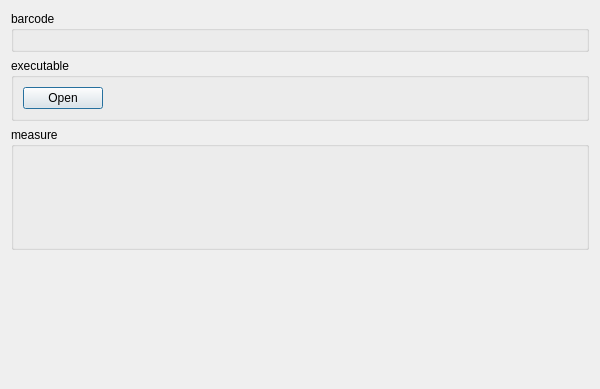
<?xml version="1.0" encoding="UTF-8"?>
<ui version="4.0">
 <class>MainWindow</class>
 <widget class="QDialog" name="MainWindow">
  <property name="geometry">
   <rect>
    <x>0</x>
    <y>0</y>
    <width>600</width>
    <height>389</height>
   </rect>
  </property>
  <property name="sizePolicy">
   <sizepolicy hsizetype="Preferred" vsizetype="Maximum">
    <horstretch>0</horstretch>
    <verstretch>0</verstretch>
   </sizepolicy>
  </property>
  <layout class="QVBoxLayout" name="verticalLayout_2">
   <item>
    <widget class="QGroupBox" name="idGroupBox">
     <property name="sizePolicy">
      <sizepolicy hsizetype="Preferred" vsizetype="Maximum">
       <horstretch>0</horstretch>
       <verstretch>0</verstretch>
      </sizepolicy>
     </property>
     <property name="title">
      <string>barcode</string>
     </property>
     <layout class="QHBoxLayout" name="horizontalLayout">
      <item>
       <widget class="BarcodeWidget" name="barcodeWidget" native="true"/>
      </item>
     </layout>
    </widget>
   </item>
   <item>
    <widget class="QGroupBox" name="pathGroupBox">
     <property name="sizePolicy">
      <sizepolicy hsizetype="Preferred" vsizetype="Maximum">
       <horstretch>0</horstretch>
       <verstretch>0</verstretch>
      </sizepolicy>
     </property>
     <property name="title">
      <string>executable</string>
     </property>
     <layout class="QHBoxLayout" name="horizontalLayout_2">
      <item>
       <widget class="QPushButton" name="openButton">
        <property name="text">
         <string>Open</string>
        </property>
       </widget>
      </item>
      <item>
       <spacer name="horizontalSpacer_2">
        <property name="orientation">
         <enum>Qt::Horizontal</enum>
        </property>
        <property name="sizeHint" stdset="0">
         <size>
          <width>469</width>
          <height>20</height>
         </size>
        </property>
       </spacer>
      </item>
     </layout>
    </widget>
   </item>
   <item>
    <widget class="QGroupBox" name="measureGroupBox">
     <property name="title">
      <string>measure</string>
     </property>
     <layout class="QVBoxLayout" name="verticalLayout">
      <item>
       <widget class="MeasureWidget" name="measureWidget" native="true"/>       
      </item>
     </layout>
    </widget>
   </item>
   <item>
    <widget class="QStatusBar" name="statusBar">
     <property name="sizeGripEnabled">
      <bool>false</bool>
     </property>
    </widget>
   </item>
  </layout>
 </widget>
 <customwidgets>
  <customwidget>
   <class>BarcodeWidget</class>
   <extends>QWidget</extends>
   <header>../../widgets/BarcodeWidget.h</header>
   <container>1</container>
  </customwidget>
  <customwidget>
   <class>MeasureWidget</class>
   <extends>QWidget</extends>
   <header>../../widgets/MeasureWidget.h</header>
   <container>1</container>
  </customwidget>
 </customwidgets>
 <includes>
  <include location="local">../../widgets/BarcodeWidget.h</include>
  <include location="local">../../widgets/MeasureWidget.h</include>
 </includes>
 <resources/>
 <connections/>
</ui>
